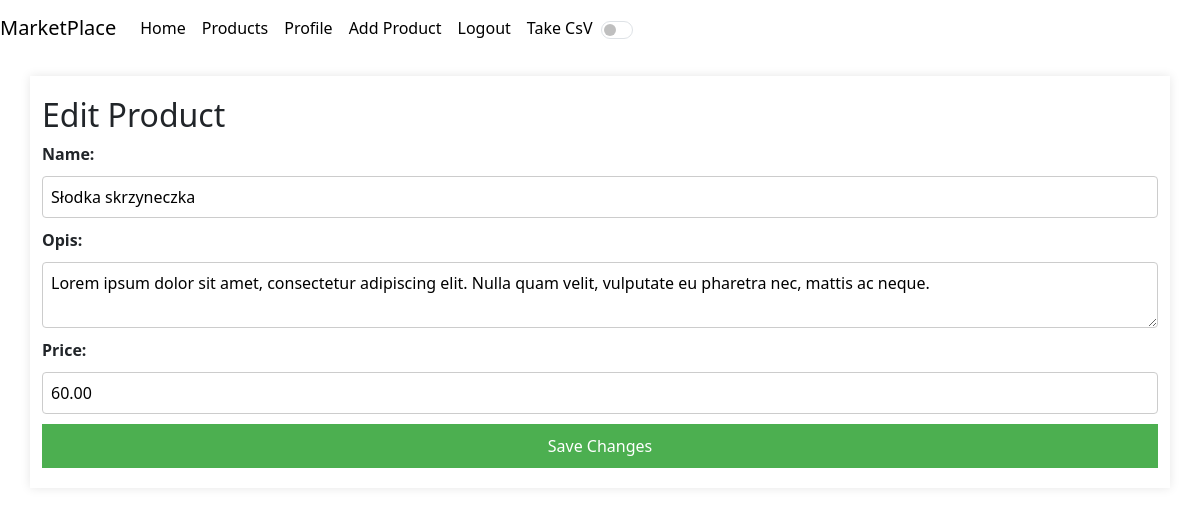
/edit_product.php?id=5 (signed in), run on the app's committed database.
### tables this page shows
CREATE TABLE `goods` (
  `id` int(11) NOT NULL,
  `user_id` int(11) DEFAULT NULL,
  `name` varchar(255) NOT NULL,
  `price` decimal(10,2) NOT NULL,
  `image` varchar(255) NOT NULL,
  `opis` text DEFAULT NULL,
  `kategoria` varchar(255) DEFAULT 'supermarket',
  `liczba_sztuk` int(11) DEFAULT 12,
  `kraj` varchar(255) DEFAULT 'Polska',
  `kod_pocztowy` varchar(10) DEFAULT '66-400',
  `stan` varchar(50) DEFAULT 'nowy',
  `seller_email` varchar(255) DEFAULT NULL
);

### edit_product.php (the view, shortened to what this page needs)
<?php
$product_id = isset($_GET['id']) ? intval($_GET['id']) : 0;
$pdo = PdoConnect::getInstance()->PDO;
$sql = 'SELECT * FROM goods WHERE id = ? AND user_id = ?';
$stmt = $pdo->prepare($sql);
$stmt->execute([$product_id, $_SESSION['user_id']]);
$product = $stmt->fetch(PDO::FETCH_ASSOC);
?>
<!DOCTYPE html>
<html lang="en">
<head>
    <link rel="stylesheet" href="/MarketTry/static/css/edit.css">
</head>
<body>
<div class="container">
    <h2>Edit Product</h2>
    <form method="post">
        <label for="name">Name:</label>
        <input type="text" id="name" name="name" value="<?= htmlspecialchars($product['name']); ?>" required>
        <label for="opis">Opis:</label>
        <textarea id="opis" name="opis" required><?= htmlspecialchars($product['opis']); ?></textarea>
        <label for="price">Price:</label>
        <input type="text" id="price" name="price" value="<?= htmlspecialchars($product['price']); ?>" required>
        <button type="submit">Save Changes</button>
    </form>
</div>
</body>
</html>

### static/css/edit.css (style rules this page uses)
body { font-family: Arial, sans-serif; background-color: #f4f4f4; color: #333; margin: 0; padding: 0; }
.container { max-width: 800px; margin: 0 auto; padding: 20px; background-color: #fff; box-shadow: 0 0 10px rgba(0, 0, 0, 0.1); margin-top: 20px; }
h2 { color: #333; }
form { display: grid; gap: 10px; }
label { font-weight: bold; }
input, textarea { width: 100%; padding: 8px; box-sizing: border-box; border: 1px solid #ccc; border-radius: 4px; }
button { background-color: #4caf50; color: white; padding: 10px 15px; border: none; border-radius: 4px; cursor: pointer; }

### includes/navbar.css (style rules this page uses)
.navbar { transition: background-color 0.3s, color 0.3s; position: sticky; top: 0; z-index: 1000; }
.navbar-light { background-color: #ffffff !important; color: #000000 !important; }
.navbar-light .navbar-brand, .navbar-light .navbar-nav .nav-link { color: #000000 !important; }
.form-switch { display: flex; align-items: center; }
.form-check-input { margin-right: 5px; }
.navbar-light .navbar-brand, .navbar-light .navbar-nav .nav-link { color: #000000; }

### data on the page
goods: name "Słodka skrzyneczka", opis "Lorem ipsum dolor sit amet, consectetur adipiscing elit. Nulla quam velit, vulputate eu pharetra nec, mattis ac neque.", price "60.00"
